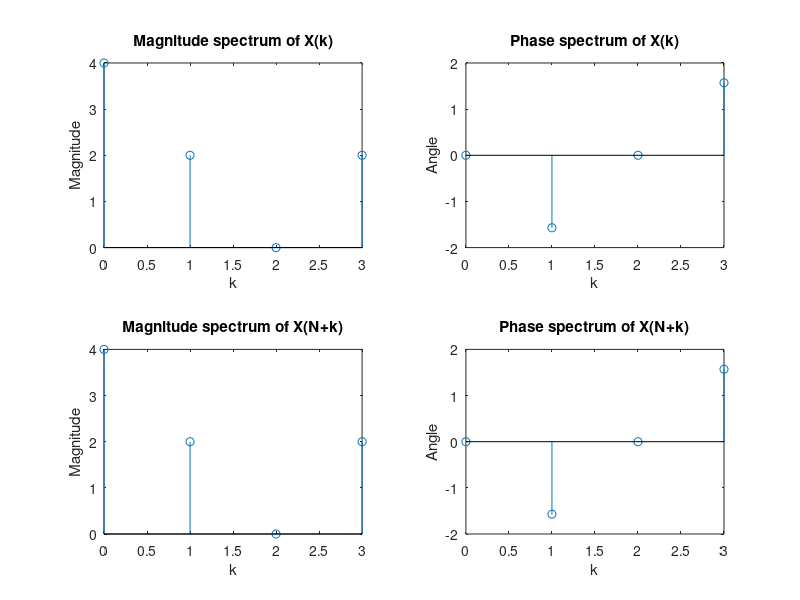

This chart was generated by the following MATLAB code:
%%periodicity
x=[1 2 1 0];
k=0:3;
N=4;
i=sqrt(-1);
n=0:3;
w1=exp(-2*pi*i/N);
w1n=n'*k;
w1nnk=w1.^w1n
xk=x*w1nnk


w=exp(-2*pi*i/N);
wn=n'*(N+k);
wnnk=w.^wn
yk=x*wnnk


subplot(2,2,1)
stem(n,abs(xk));
xlabel('k')
ylabel('Magnitude')
title('Magnitude spectrum of X(k)')

subplot(2,2,2)
stem(n,angle(xk));
xlabel('k')
ylabel('Angle')
title('Phase spectrum of X(k)')

subplot(2,2,3)
stem(n,abs(yk));
xlabel('k')
ylabel('Magnitude')
title('Magnitude spectrum of X(N+k)')

subplot(2,2,4)
stem(n,angle(yk));
xlabel('k')
ylabel('Angle')
title('Phase spectrum of X(N+k)')